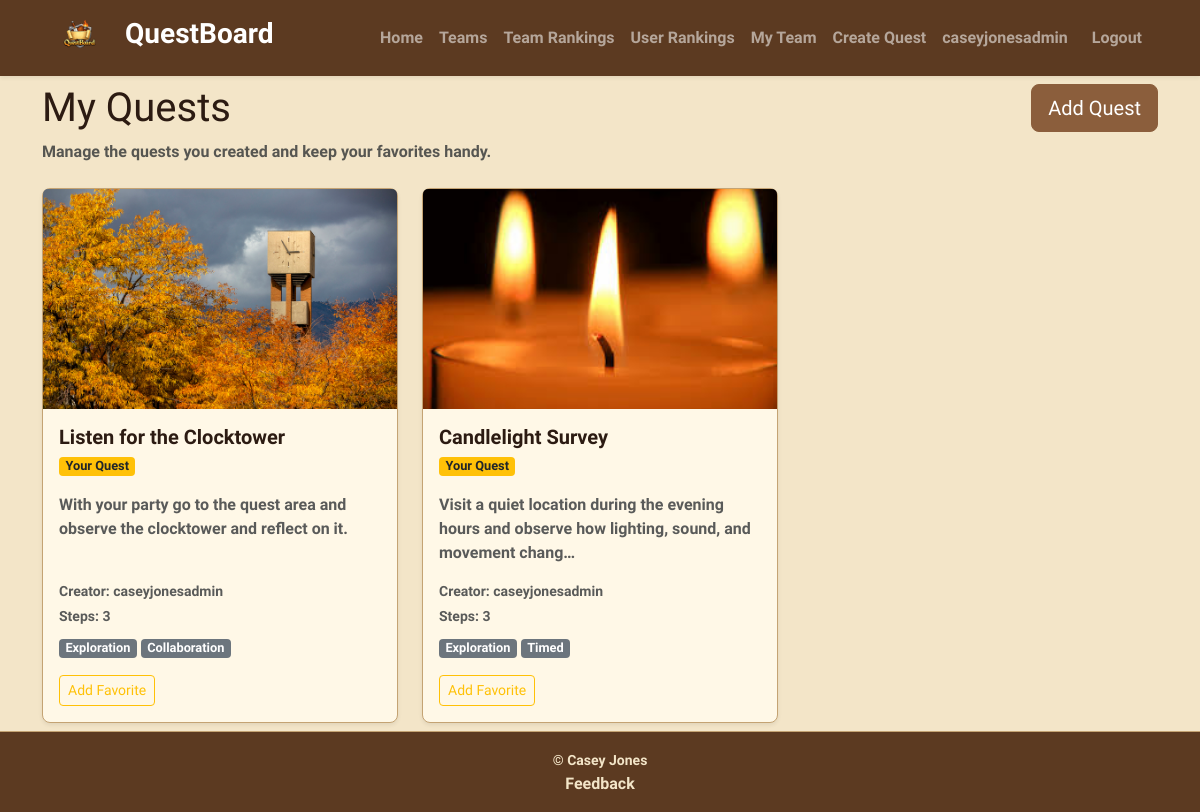
/my-quests/ (signed in), run on an earlier commit of the app's database.
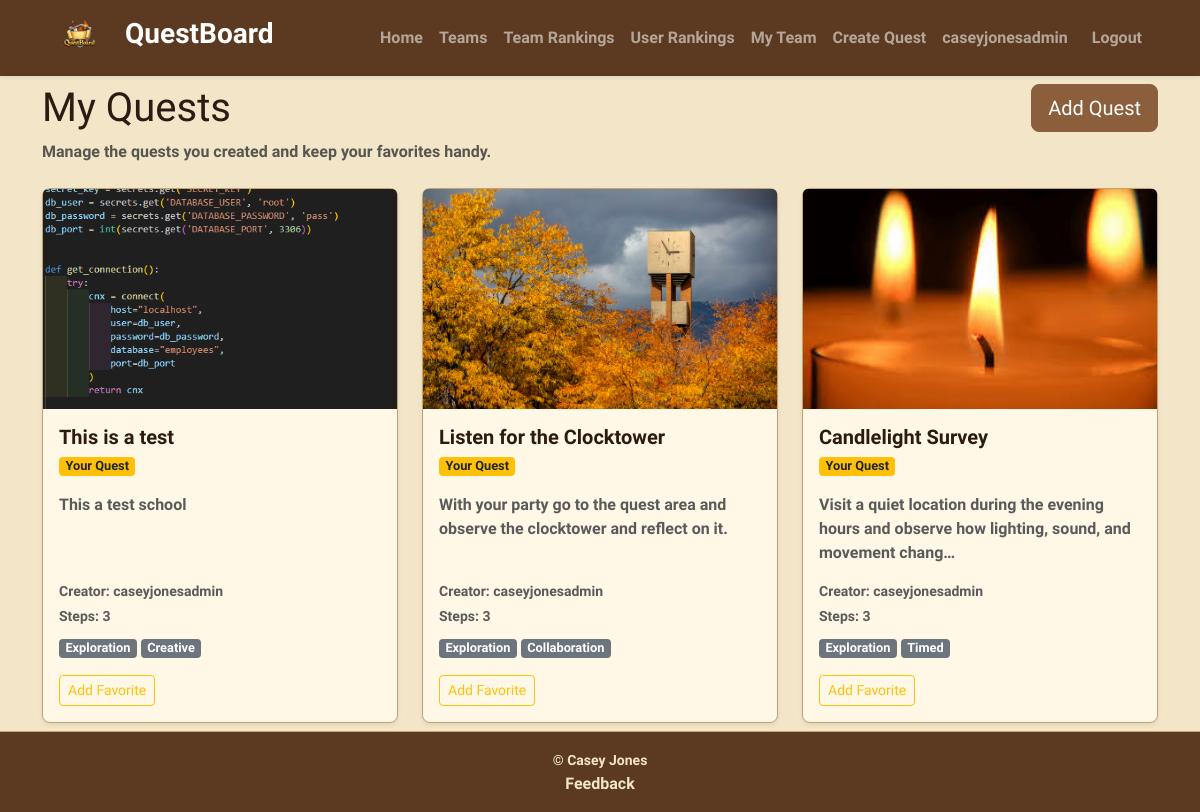
And on a later commit of the database.
### QuestBoardApp/models.py (models this page shows, shortened)
class Quest(models.Model):
    creator = models.ForeignKey(
        User, on_delete=models.CASCADE, related_name="quests_created")
    parent = models.ForeignKey(
        "self",
        on_delete=models.SET_NULL,
        null=True,
        blank=True,
        related_name="remixes"
    )
    title = models.CharField(max_length=120)
    description = models.TextField()
    image = models.ImageField(
        upload_to="quest_images/", blank=True, null=False)
    created_at = models.DateTimeField(auto_now_add=True)
    tags = models.ManyToManyField(Tag, blank=True, related_name="quests")

class Tag(models.Model):
    name = models.CharField(max_length=40, unique=True)

### QuestBoardApp/views.py (the view)
# urls.py: path("my-quests/", views.MyQuestListView.as_view(), name="my_quests"),
class MyQuestListView(LoginRequiredMixin, ListView):
    model = Quest
    template_name = "QuestBoardApp/my_quests.html"
    context_object_name = "quests"
    def get_queryset(self):
        return Quest.objects.filter(creator=self.request.user).order_by("-created_at")
    def get_context_data(self, **kwargs):
        context = super().get_context_data(**kwargs)
        context["favorites"] = self.request.session.get("favorites", [])
        return context  # TODO

### QuestBoardApp/templates/QuestBoardApp/my_quests.html (shortened to what this page needs)
{% extends 'base.html' %}
{% block content %}
  <div class="d-flex flex-column flex-md-row justify-content-between align-items-start gap-3 mb-4">
    <div>
      <h1 class="mb-2">My Quests</h1>
      <p class="text-muted mb-0">Manage the quests you created and keep your favorites handy.</p>
    </div>
    <a href="{% url 'create_quest' %}" class="btn btn-primary btn-lg">Add Quest</a>
  </div>
  <div class="row row-cols-1 row-cols-md-2 row-cols-xl-3 g-4">
    {% for quest in quests %}
      <div class="col">
        <div class="card h-100 shadow-sm">
          {% if quest.image %}
            <img src="{{ quest.image.url }}" class="card-img-top" alt="{{ quest.title }}" />
          {% endif %}
          <div class="card-body d-flex flex-column">
            <div class="mb-3">
              <h5 class="card-title quest-card-title mb-1"><a href="{% url 'quest_detail' quest.pk %}" class="text-decoration-none">{{ quest.title }}</a></h5>
              <span class="badge bg-warning text-dark">Your Quest</span>
            </div>
            <p class="card-text text-muted mb-3">{{ quest.description|truncatechars:100 }}</p>
            <div class="mt-auto">
              <p class="small text-muted mb-1">Creator: {{ quest.creator.username }}</p>
              <p class="small text-muted mb-2">Steps: {{ quest.steps.count }}</p>
              <div class="mb-3">
                {% for tag in quest.tags.all %}
                  <span class="badge bg-secondary">{{ tag.name }}</span>
                {% empty %}
                  <span class="text-muted small">No tags</span>
                {% endfor %}
              </div>
              <form method="post" action="{% url 'toggle_favorite' quest.pk %}">
                <button type="submit" class="btn btn-sm btn-outline-warning">
                  {% if quest.pk in favorites %}
                    Remove Favorite
                  {% else %}
                    Add Favorite
                  {% endif %}
                </button>
              </form>
            </div>
          </div>
        </div>
      </div>
    {% endfor %}
  </div>
{% endblock %}

### templates/base.html (shortened to what this page needs)
{% load static %}
{% load django_bootstrap5 %}
<!DOCTYPE html>
<html lang="en">
  <head>
    <link href="https://cdn.jsdelivr.net/npm/bootstrap@5.3.2/dist/css/bootstrap.min.css" rel="stylesheet" />
    <link rel="stylesheet" href="{% static 'QuestBoardApp/styles.css' %}" />
    <link rel="stylesheet" href="{% static 'QuestBoardApp/quest-details.css' %}" />
  </head>
  <body class="d-flex flex-column min-vh-100">
    <nav class="navbar navbar-expand-lg navbar-dark bg-dark shadow-sm">
      <div class="container">
        <a class="navbar-brand d-flex align-items-center" href="{% url 'index' %}">
          <img src="{% static 'QuestBoardApp/logo.png' %}" alt="QuestBoard Logo" height="50" class="me-2" />
          <span class="h3 fw-bold">QuestBoard</span>
        </a>
        <div class="collapse navbar-collapse justify-content-end" id="navbarNav">
          <ul class="navbar-nav">
            <li class="nav-item">
              <a class="nav-link" href="{% url 'index' %}">Home</a>
            </li>
            <li class="nav-item">
              <a class="nav-link" href="{% url 'team_list' %}">Teams</a>
            </li>
            <li class="nav-item">
              <a class="nav-link" href="{% url 'team_leaderboard' %}">Team Rankings</a>
            </li>
            <li class="nav-item">
              <a class="nav-link" href="{% url 'user_leaderboard' %}">User Rankings</a>
            </li>
            {% if user.is_authenticated %}
              <li class="nav-item">
                <a class="nav-link" href="{% url 'my_team' %}">My Team</a>
              </li>
              <li class="nav-item">
                <a class="nav-link" href="{% url 'create_quest' %}">Create Quest</a>
              </li>
              <li class="nav-item">
                <a class="nav-link" href="{% url 'profile_detail' %}">{{ user.username }}</a>
              </li>
              <li class="nav-item">
                <form method="post" action="{% url 'logout' %}" class="d-inline">
                  <button type="submit" class="btn btn-link nav-link" style="display:inline; padding: 8px 16px; border: none;">Logout</button>
                </form>
              </li>
            {% endif %}
          </ul>
        </div>
      </div>
    </nav>
    <main class="container my-2 flex-grow-1">
      {% block content %}
      {% endblock %}
    </main>
    <footer class="text-center py-3 mt-auto border-top">
      <small>&copy; {{ now|date:'Y' }} Casey Jones</small>
      <a class="nav-link" href="{% url 'feedback' %}">Feedback</a>
    </footer>
  </body>
</html>

### QuestBoardApp/static/QuestBoardApp/styles.css (style rules this page uses)
:root { --bs-primary: #8b5e3c; --bs-secondary: #5c3a21; --bs-success: #6c8b3c; --bs-danger: #9c2f2f; --bs-warning: #c99a2e; --bs-info: #7b6a4f; --bs-light: #f3e5c8; --bs-dark: #2c1b12; --bs-body-bg: #f3e5c8; --bs-body-color: #2c1b12; --bs-border-color: #c4a373; }
body { background-color: var(--bs-body-bg); color: var(--bs-body-color); background-image: url('/static/QuestBoardApp/parchment-paper.png'); background-size: contain; font-family: "Macondo", cursive; font-weight: 700; }
.navbar { background-color: #5c3a21 !important; }
.card { background-color: #fff8e7; border: 1px solid #c4a373; border-radius: 8px; }
.card-title { font-weight: bold; }
.card-img-top { height: 220px; object-fit: cover; }
.quest-card-title a { color: inherit; }
.btn-primary { background-color: #8b5e3c; border-color: #8b5e3c; }
.badge { font-size: 0.8em; padding: 0.25em 0.5em; border-radius: 4px; }
footer { background-color: #5c3a21; color: #f3e5c8; }

What changed in the data, as far as the page shows it:
added Quest: image (picture), title "This is a test", description "This a test school", creator.username "caseyjonesadmin", steps.count "3", shows "Add Favorite", Tag (name "Exploration")
now on this page (row unchanged): Tag: name "Creative", shown under "This is a test"
